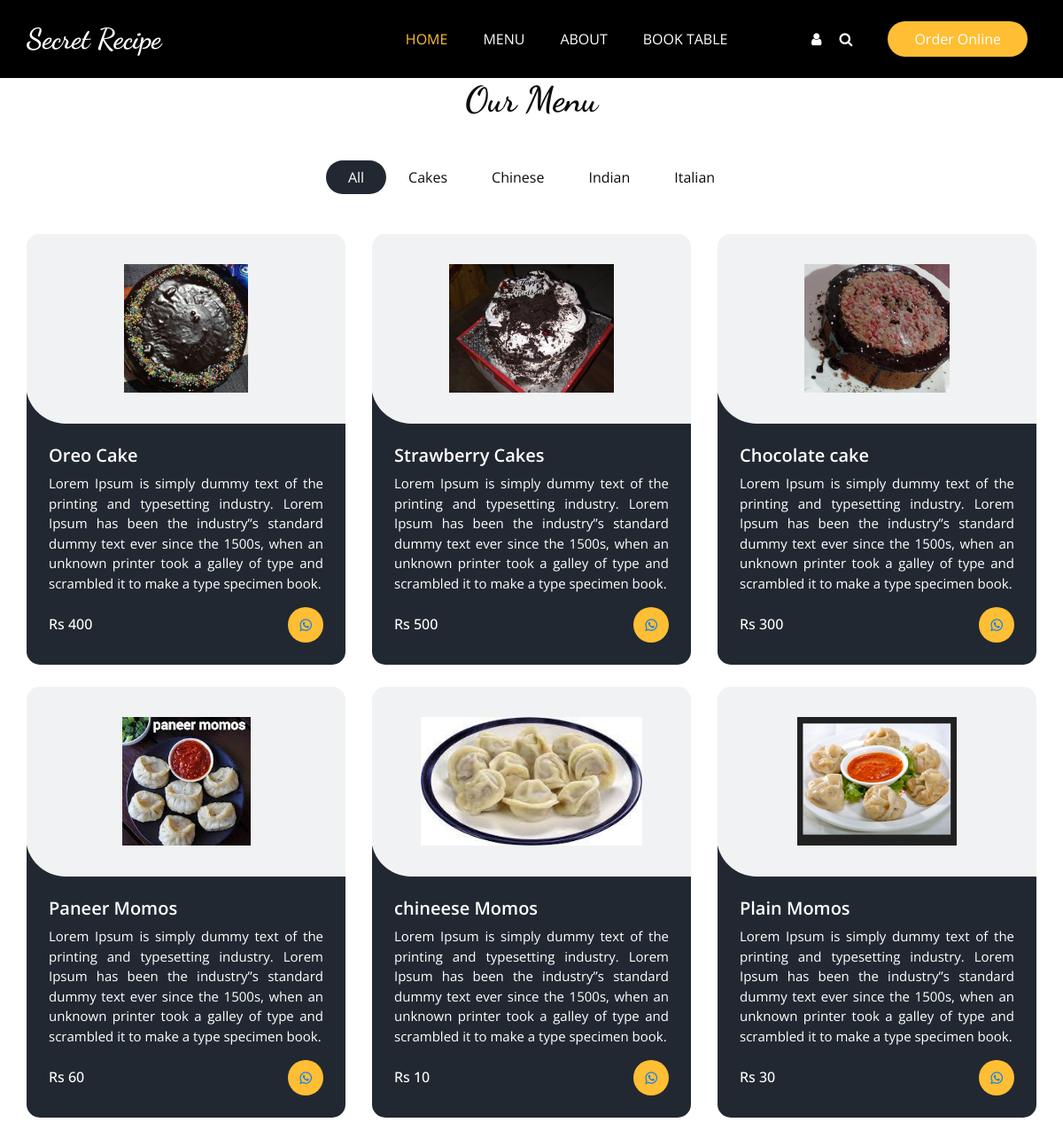
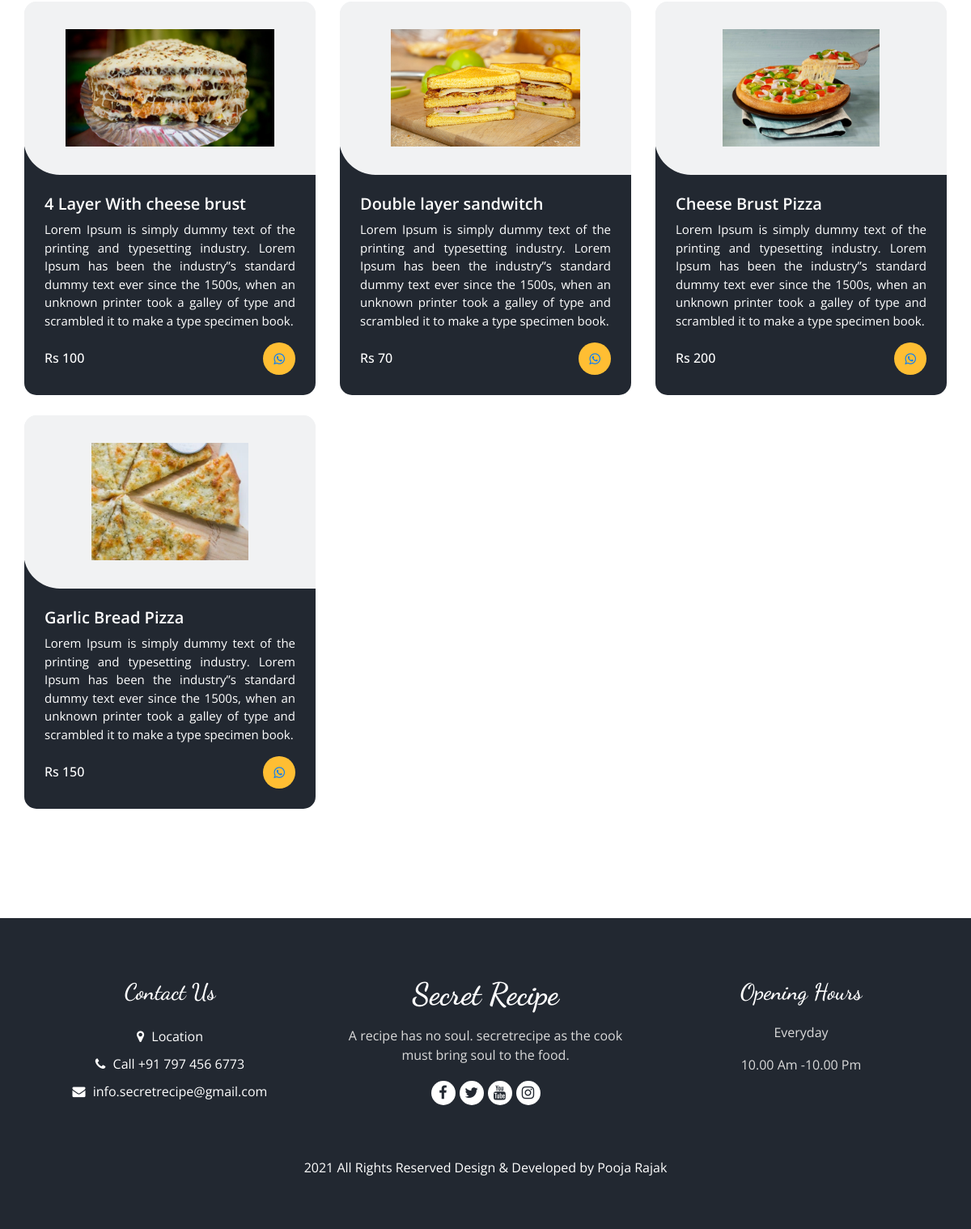
The page /menu on the database its author committed (2 pictures, top to bottom).
### zaap/models.py (models this page shows, shortened)
class Menu(models.Model):
    CHOICES = [("cakes","cakes"),("chinese","chinese"),("indian","indian"),("italian","italian")]
    menu_choice = models.CharField(max_length=30, choices=CHOICES)
    image = models.FileField(null=True)
    name =  models.CharField(null=True,max_length=50)
    detail = models.TextField(null=True,max_length=500)
    price =  models.IntegerField(null=True)

### zaap/views.py (the view, shortened to what this page needs)
# urls.py: path('menu',MENU,name= 'menu'),
def MENU(request):
    cake = Menu.objects.filter(menu_choice="cakes").order_by('-id')
    chinese = Menu.objects.filter(menu_choice="chinese").order_by('-id')
    indian = Menu.objects.filter(menu_choice="indian").order_by('-id')
    italian = Menu.objects.filter(menu_choice="italian").order_by('-id')
    tes = testimony.objects.all()
    d = {"tes":tes,"cake":cake,"chinese":chinese,"indian":indian,"italian":italian}
    return render(request, 'menu.html',d)

### zaap/templates/menu.html (shortened to what this page needs)
{% include 'header.html' %}
{% load static %}
<section class="food_section layout_padding-bottom">
    <div class="container">
      <div class="heading_container heading_center">
        <h2>
          Our Menu
        </h2>
      </div>
      <ul class="filters_menu">
        <li class="active" data-filter="*">All</li>
        <li data-filter=".cakes">Cakes</li>
        <li data-filter=".chinese">Chinese</li>
        <li data-filter=".indian">Indian</li>
        <li data-filter=".italian">Italian</li>
      </ul>
      <div class="filters-content">
        <div class="row grid">
        {% for i in cake %}
          <div class="col-sm-6 col-lg-4 all cakes">
            <div class="box">
              <div>
                <div class="img-box">
                  <img src="{{ i.image.url }}" alt="">
                </div>
                <div class="detail-box">
                  <h5>
                    {{ i.name }}
                  </h5>
                  <p style="text-align: justify;">
                    {{ i.detail }}
                  </p>
                  <div class="options">
                    <h6>
                      Rs {{ i.price }}
                    </h6>
                    <a href="https://api.whatsapp.com/send?phone=+917974566773" target="_blank">
                      <i class="fa fa-whatsapp" aria-hidden="true"></i>
                    </a>
                  </div>
                </div>
              </div>
            </div>
          </div>
          {% endfor %}
          {% for i in chinese %}
          <div class="col-sm-6 col-lg-4 all chinese">
            <div class="box">
              <div>
                <div class="img-box">
                  <img src="{{ i.image.url }}" alt="">
                </div>
                <div class="detail-box">
                  <h5>
                    {{ i.name }}
                  </h5>
                  <p style="text-align: justify;">
                    {{ i.detail }}
                  </p>
                  <div class="options">
                    <h6>
                      Rs {{ i.price }}
                    </h6>
                    <a href="https://api.whatsapp.com/send?phone=+917974566773" target="_blank">
                      <i class="fa fa-whatsapp" aria-hidden="true"></i>
                    </a>
                  </div>
                </div>
              </div>
            </div>
          </div>
          {% endfor %}
          {% for i in indian %}
          <div class="col-sm-6 col-lg-4 all indian">
            <div class="box">
              <div>
                <div class="img-box">
                  <img src="{{ i.image.url }}" alt="">
                </div>
                <div class="detail-box">
                  <h5>
                    {{ i.name }}
                  </h5>
                  <p style="text-align: justify;">
                    {{ i.detail }}
                  </p>
                  <div class="options">
                    <h6>
                      Rs {{ i.price }}
                    </h6>
                    <a href="https://api.whatsapp.com/send?phone=+917974566773" target="_blank">
                      <i class="fa fa-whatsapp" aria-hidden="true"></i>
                    </a>
                  </div>
                </div>
              </div>
            </div>
          </div>
          {% endfor %}
          {% for i in  italian %}
          <div class="col-sm-6 col-lg-4 all italian">
            <div class="box">
              <div>
                <div class="img-box">
                  <img src="{{ i.image.url }}" alt="">
                </div>
                <div class="detail-box">
                  <h5>
                    {{ i.name }}
                  </h5>
                  <p style="text-align: justify;">
                    {{ i.detail }}
                  </p>
                  <div class="options">
                    <h6>
                     Rs {{ i.price }}
                    </h6>
                    <a href="https://api.whatsapp.com/send?phone=+917974566773" target="_blank">
                      <i class="fa fa-whatsapp" aria-hidden="true"></i>
                    </a>
                  </div>
                </div>
              </div>
            </div>
          </div>
          {% endfor %}
        </div>
      </div>
    </div>
  </section>
{% include 'footer.html' %}

### zaap/templates/header.html (shortened to what this page needs)
<!DOCTYPE html>
<html>
<head>
  {% load static %}
  <link rel="stylesheet" type="text/css" href="{% static 'css/bootstrap.css' %}" />
  <link rel="stylesheet" type="text/css" href="https://cdnjs.cloudflare.com/ajax/libs/OwlCarousel2/2.3.4/assets/owl.carousel.min.css" />
  <link rel="stylesheet" href="https://cdnjs.cloudflare.com/ajax/libs/jquery-nice-select/1.1.0/css/nice-select.min.css" />
  <link href="{% static 'css/font-awesome.min.css' %}" rel="stylesheet" />
  <link href="{% static 'css/style.css' %}" rel="stylesheet" />
  <link href="{% static 'css/responsive.css' %}" rel="stylesheet" />
</head>
<body class="sub_page">
    <div class="hero_area">
      <div class="bg-box">
      </div>
    <header class="header_section" style="background-color: black;">
      <div class="container">
        <nav class="navbar navbar-expand-lg custom_nav-container ">
          <a class="navbar-brand" href="index.html">
            <span>
              Secret Recipe
            </span>
          </a>
          <div class="collapse navbar-collapse" id="navbarSupportedContent">
            <ul class="navbar-nav  mx-auto ">
              <li class="nav-item active">
                <a class="nav-link" href="{% url 'home' %}">Home <span class="sr-only">(current)</span></a>
              </li>
              <li class="nav-item">
                <a class="nav-link" href="{% url 'menu' %}">Menu</a>
              </li>
              <li class="nav-item">
                <a class="nav-link" href="{% url 'about' %}">About</a>
              </li>
              <li class="nav-item">
                <a class="nav-link" href="{% url 'book_table' %}">Book Table</a>
              </li>
            </ul>
            <div class="user_option">
              <a href="{% url 'Login' %}" class="user_link">
                <i class="fa fa-user" aria-hidden="true"></i>
              </a>
              <form class="form-inline">
                <button class="btn  my-2 my-sm-0 nav_search-btn" type="submit">
                  <i class="fa fa-search" aria-hidden="true"></i>
                </button>
              </form>
              <a href="https://api.whatsapp.com/send?phone=+917974566773" target="_blank" class="order_online">
                Order Online
              </a>
            </div>
          </div>
        </nav>
      </div>
    </header>

### zaap/templates/footer.html (shortened to what this page needs)
{% load static %}
  <footer class="footer_section">
    <div class="container">
      <div class="row">
        <div class="col-md-4 footer-col">
          <div class="footer_contact">
            <h4>
              Contact Us
            </h4>
            <div class="contact_link_box">
              <a href="">
                <i class="fa fa-map-marker" aria-hidden="true"></i>
                <span>
                  Location
                </span>
              </a>
              <a href="">
                <i class="fa fa-phone" aria-hidden="true"></i>
                <span>
                  Call +91 797 456 6773
                </span>
              </a>
              <a href="">
                <i class="fa fa-envelope" aria-hidden="true"></i>
                <span>
                  info.secretrecipe@gmail.com
                </span>
              </a>
            </div>
          </div>
        </div>
        <div class="col-md-4 footer-col">
          <div class="footer_detail">
            <a href="" class="footer-logo">
              Secret Recipe
            </a>
            <p>
              A recipe has no soul. secretrecipe as the cook must bring soul to the food.
            </p>
            <div class="footer_social">
              <a href="https://www.instagram.com/the_secret__recipes/">
                <i class="fa fa-facebook" aria-hidden="true"></i>
              </a>
              <a href="https://www.instagram.com/the_secret__recipes/">
                <i class="fa fa-twitter" aria-hidden="true"></i>
              </a>
              <a href="https://www.instagram.com/the_secret__recipes/">
                <i class="fa fa-youtube" aria-hidden="true"></i>
              </a>
              <a href="https://www.instagram.com/the_secret__recipes/">
                <i class="fa fa-instagram" aria-hidden="true"></i>
              </a>
            </div>
          </div>
        </div>
        <div class="col-md-4 footer-col">
          <h4>
            Opening Hours
          </h4>
          <p>
            Everyday
          </p>
          <p>
            10.00 Am -10.00 Pm
          </p>
        </div>
      </div>
      <div class="footer-info">
        <p>
           <span id="displayYear"></span> All Rights Reserved Design
          <a href="https://html.design/">& Developed by Pooja Rajak</a><br><br>
        </p>
      </div>
    </div>
  </footer>
</body>
</html>

### zaap/static/css/responsive.css (style rules this page uses)
@media (min-width: 1200px) { .container { max-width: 1170px; } }

### rows shown on the page
Menu: image (picture), name "Oreo Cake", detail "Lorem Ipsum is simply dummy text of the printing and typesetting industry. Lorem Ipsum has been the industry”s standard dummy text ever since the 1500s, when an unknown printer took a galley of type and scrambled it to make a type specimen book.", price "400"
Menu: image (picture), name "Strawberry Cakes", detail "Lorem Ipsum is simply dummy text of the printing and typesetting industry. Lorem Ipsum has been the industry”s standard dummy text ever since the 1500s, when an unknown printer took a galley of type and scrambled it to make a type specimen book.", price "500"
Menu: image (picture), name "Chocolate cake", detail "Lorem Ipsum is simply dummy text of the printing and typesetting industry. Lorem Ipsum has been the industry”s standard dummy text ever since the 1500s, when an unknown printer took a galley of type and scrambled it to make a type specimen book.", price "300"
Menu: image (picture), name "Paneer Momos", detail "Lorem Ipsum is simply dummy text of the printing and typesetting industry. Lorem Ipsum has been the industry”s standard dummy text ever since the 1500s, when an unknown printer took a galley of type and scrambled it to make a type specimen book.", price "60"
Menu: image (picture), name "chineese Momos", detail "Lorem Ipsum is simply dummy text of the printing and typesetting industry. Lorem Ipsum has been the industry”s standard dummy text ever since the 1500s, when an unknown printer took a galley of type and scrambled it to make a type specimen book.", price "10"
Menu: image (picture), name "Plain Momos", detail "Lorem Ipsum is simply dummy text of the printing and typesetting industry. Lorem Ipsum has been the industry”s standard dummy text ever since the 1500s, when an unknown printer took a galley of type and scrambled it to make a type specimen book.", price "30"
Menu: image (placeholder picture), name "4 Layer With cheese brust", detail "Lorem Ipsum is simply dummy text of the printing and typesetting industry. Lorem Ipsum has been the industry”s standard dummy text ever since the 1500s, when an unknown printer took a galley of type and scrambled it to make a type specimen book.", price "100"
Menu: image (picture), name "Double layer sandwitch", detail "Lorem Ipsum is simply dummy text of the printing and typesetting industry. Lorem Ipsum has been the industry”s standard dummy text ever since the 1500s, when an unknown printer took a galley of type and scrambled it to make a type specimen book.", price "70"
Menu: image (picture), name "Cheese Brust Pizza", detail "Lorem Ipsum is simply dummy text of the printing and typesetting industry. Lorem Ipsum has been the industry”s standard dummy text ever since the 1500s, when an unknown printer took a galley of type and scrambled it to make a type specimen book.", price "200"
Menu: image (picture), name "Garlic Bread Pizza", detail "Lorem Ipsum is simply dummy text of the printing and typesetting industry. Lorem Ipsum has been the industry”s standard dummy text ever since the 1500s, when an unknown printer took a galley of type and scrambled it to make a type specimen book.", price "150"
